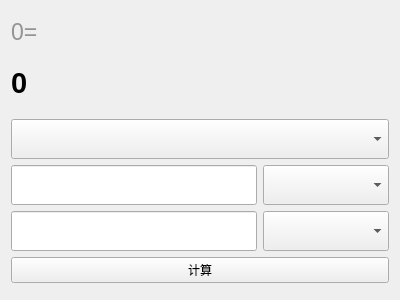
<?xml version="1.0" encoding="UTF-8"?>
<ui version="4.0">
 <class>Form</class>
 <widget class="QWidget" name="Form">
  <property name="geometry">
   <rect>
    <x>0</x>
    <y>0</y>
    <width>400</width>
    <height>300</height>
   </rect>
  </property>
  <property name="windowTitle">
   <string>进制转换器</string>
  </property>
  <layout class="QVBoxLayout" name="verticalLayout">
   <item>
    <layout class="QGridLayout" name="gridLayout">
     <item row="1" column="0">
      <widget class="QLabel" name="transData">
       <property name="maximumSize">
        <size>
         <width>16777215</width>
         <height>60</height>
        </size>
       </property>
       <property name="font">
        <font>
         <pointsize>22</pointsize>
         <bold>true</bold>
        </font>
       </property>
       <property name="text">
        <string>0</string>
       </property>
      </widget>
     </item>
     <item row="3" column="1">
      <widget class="QComboBox" name="oneInputcomboBox">
       <property name="minimumSize">
        <size>
         <width>126</width>
         <height>40</height>
        </size>
       </property>
      </widget>
     </item>
     <item row="7" column="1">
      <widget class="QComboBox" name="twoInputcomboBox">
       <property name="minimumSize">
        <size>
         <width>0</width>
         <height>40</height>
        </size>
       </property>
      </widget>
     </item>
     <item row="2" column="0" colspan="2">
      <widget class="QComboBox" name="dataType">
       <property name="minimumSize">
        <size>
         <width>0</width>
         <height>40</height>
        </size>
       </property>
      </widget>
     </item>
     <item row="7" column="0">
      <widget class="QLineEdit" name="twoInputlineEdit">
       <property name="minimumSize">
        <size>
         <width>0</width>
         <height>40</height>
        </size>
       </property>
      </widget>
     </item>
     <item row="0" column="0">
      <widget class="QLabel" name="originData">
       <property name="maximumSize">
        <size>
         <width>16777215</width>
         <height>30</height>
        </size>
       </property>
       <property name="font">
        <font>
         <pointsize>17</pointsize>
        </font>
       </property>
       <property name="styleSheet">
        <string notr="true">color:rgb(148, 148, 148)</string>
       </property>
       <property name="text">
        <string>0=</string>
       </property>
      </widget>
     </item>
     <item row="3" column="0">
      <widget class="QLineEdit" name="oneInputlineEdit">
       <property name="minimumSize">
        <size>
         <width>0</width>
         <height>40</height>
        </size>
       </property>
      </widget>
     </item>
     <item row="8" column="0" colspan="2">
      <widget class="QPushButton" name="pushButton">
       <property name="text">
        <string>计算</string>
       </property>
      </widget>
     </item>
    </layout>
   </item>
  </layout>
 </widget>
 <resources/>
 <connections/>
</ui>
